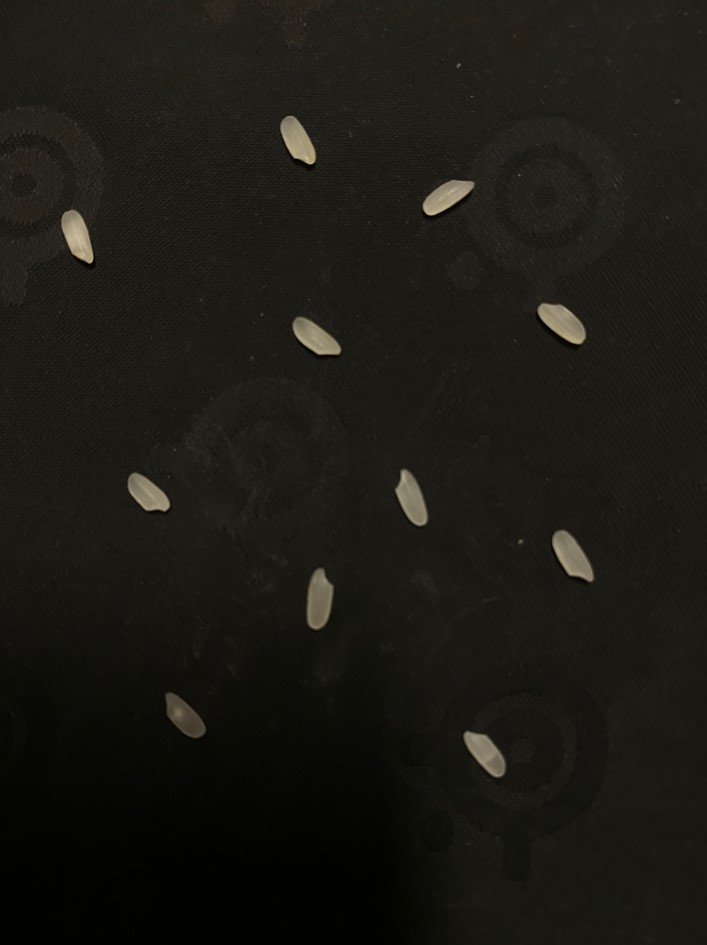
#> input picture odev3/resim.jpg, 707 x 945 px
$ python odev3.py
#> lines starting #> are read from the running program, lines starting #| are printed output that depends on the picture; after the words box and inside, x2 and y2 are one past the last pixel; in counts of white or black regions, pixels touching at a corner belong together
import cv2
import numpy as np

# Görüntüyü oku
goruntu = cv2.imread('resim.jpg')
#> goruntu is the input picture: shape (945, 707, 3); mean B, G, R 19.9, 25.2, 26.1

# Görüntüyü gri seviyeye dönüştür
gri_ton = cv2.cvtColor(goruntu, cv2.COLOR_BGR2GRAY)


# Görüntüyü eşikle (threshholding)
a, esik = cv2.threshold(gri_ton, 50, 255, cv2.THRESH_BINARY)
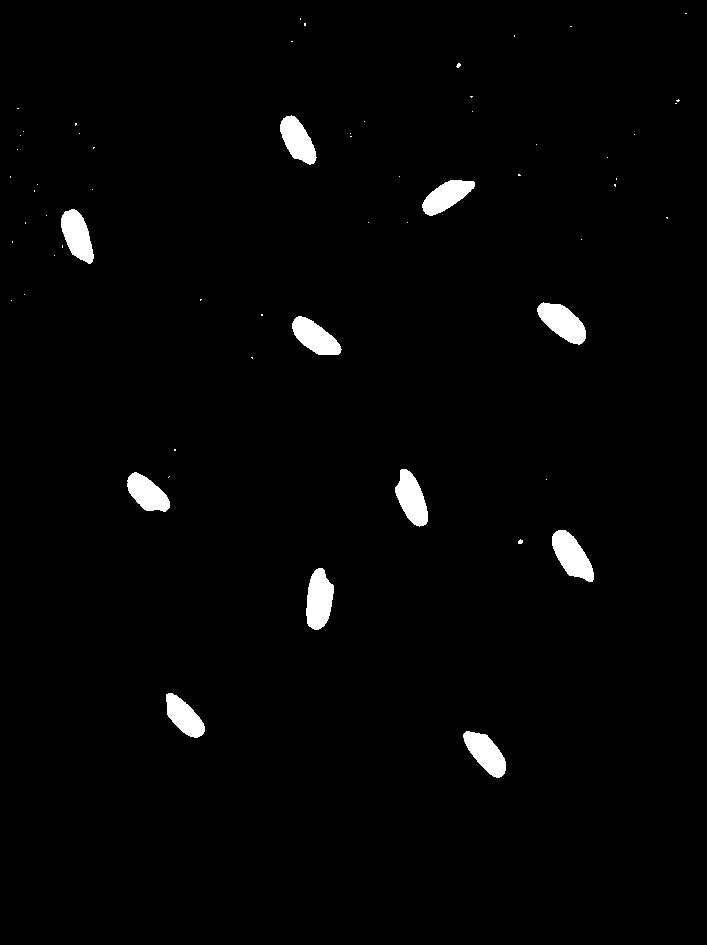
#> esik: shape (945, 707); 1.9% white; 61 white regions (50 under 20 px), largest, box (x1, y1, x2, y2) and area: (306, 568, 334, 630) 1276, (552, 530, 594, 582) 1268, (537, 302, 586, 345) 1231

# Morfolojik işlemler (istenmeyen arka planları temizleme)
çekirdek = np.ones((5, 5), np.uint8)
esik = cv2.morphologyEx(esik, cv2.MORPH_OPEN, çekirdek, iterations=2)
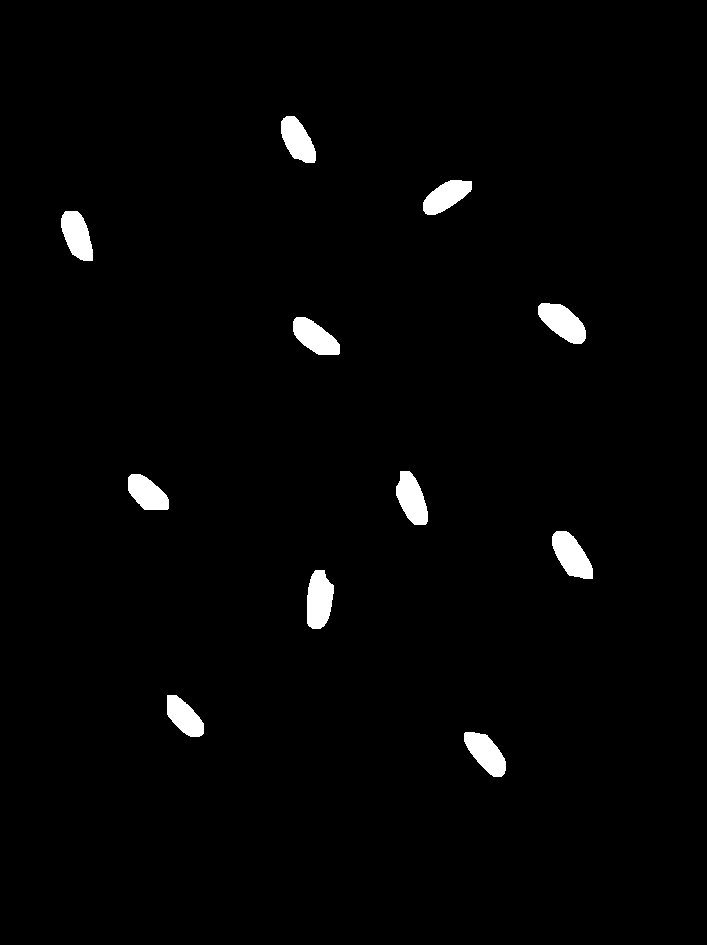
#> esik: shape (945, 707); 1.8% white; 11 white regions
esik = cv2.morphologyEx(esik, cv2.MORPH_CLOSE, çekirdek, iterations=2)

# Contour (sınırlar) bulma
sinir, a = cv2.findContours(esik, cv2.RETR_EXTERNAL, cv2.CHAIN_APPROX_SIMPLE)
#> sinir = 11 contours; largest, box (x1, y1, x2, y2) and area: (307, 570, 334, 629) 1181, (552, 531, 593, 579) 1168, (538, 303, 586, 344) 1164, (396, 471, 428, 525) 1085, (464, 732, 506, 777) 1070; a = [[1, -1, -1, -1], [2, 0, -1, -1], [3, 1, -1, -1], [4, 2, -1, -1], [5, 3, -1, -1], [6, 4, -1, -1], [7, 5, -1, -1], [8, 6, -1, -1], [9, 7, -1, -1], [10, 8, -1, -1], [-1, 9, -1, -1]]

# Pirinç sayısı
pirinç_sayisi = len(sinir)
#> pirinç_sayisi = 11


# Her bir pirinci sınırlayan dikdörtgenin içine sayı yazma
for i, kontur in enumerate(sinir):
    (x, y, w, h) = cv2.boundingRect(kontur)
    cv2.putText(goruntu, str(i+1), (x + w // 2 - 10, y + h // 2), cv2.FONT_HERSHEY_SIMPLEX, 0.5, (255, 0, 0), 2)
#> this loop made 11 passes
#> (x, y, w, h) on passes 1 to 11: (464, 732, 42, 45), (167, 695, 37, 42), (307, 570, 27, 59), (552, 531, 41, 48), (128, 474, 41, 36), (396, 471, 32, 54), (293, 317, 47, 38), (538, 303, 48, 41), (61, 211, 32, 50), (423, 180, 49, 35), (281, 116, 35, 47)
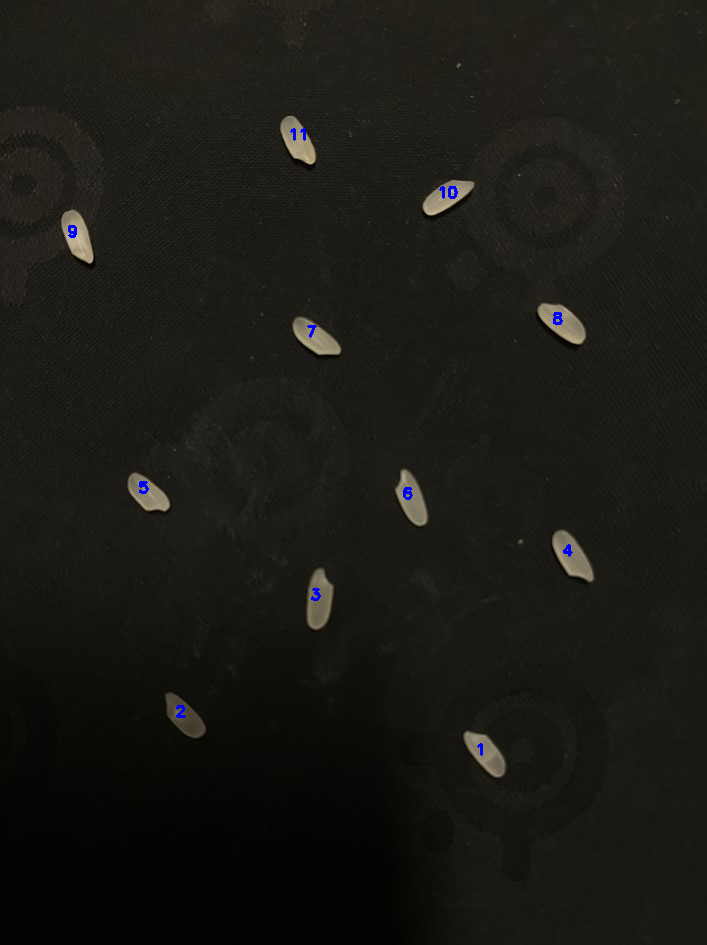
#> goruntu: shape (945, 707, 3); 0.14% of pixels changed, all inside (x1, y1, x2, y2) = (68, 128, 573, 756)

# Görüntü üzerine konturları çiz
cv2.drawContours(goruntu, sinir, -1, (0, 255, 0), 2)
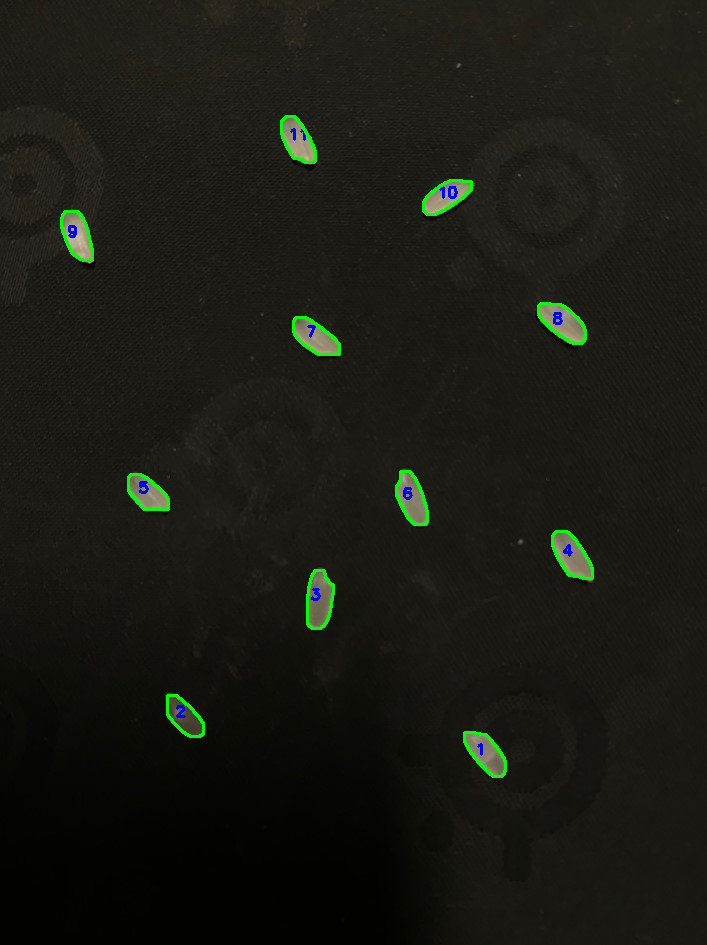
#> goruntu: shape (945, 707, 3); 0.74% of pixels changed, all inside (x1, y1, x2, y2) = (60, 115, 594, 778)

# görütü boyutu ayarlama
cv2.namedWindow("{} adet pirinc bulunmakta".format(pirinç_sayisi),cv2.WINDOW_NORMAL)
cv2.namedWindow("normal goruntu",cv2.WINDOW_NORMAL)

# Görüntüleri ekrana göster
cv2.imshow('{} adet pirinc bulunmakta'.format(pirinç_sayisi), goruntu)
cv2.imshow('normal goruntu', esik)
cv2.waitKey(0)
cv2.destroyAllWindows()
